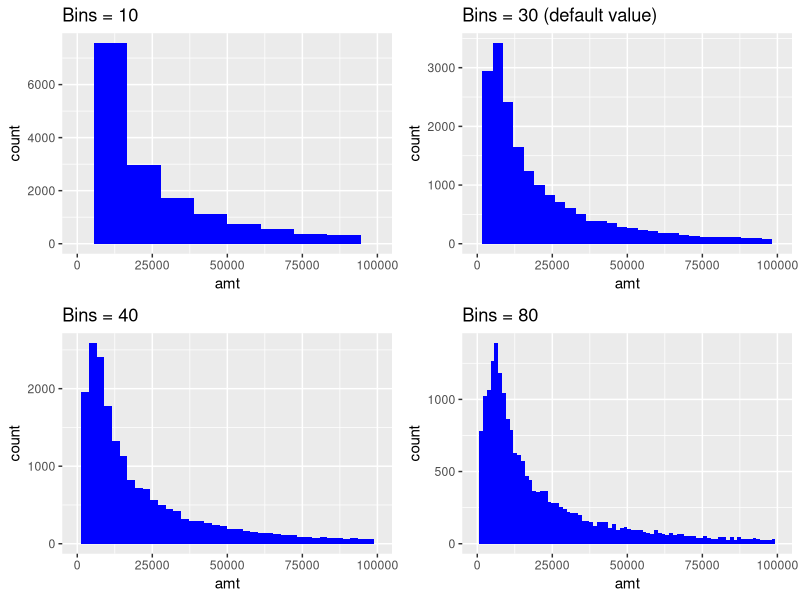
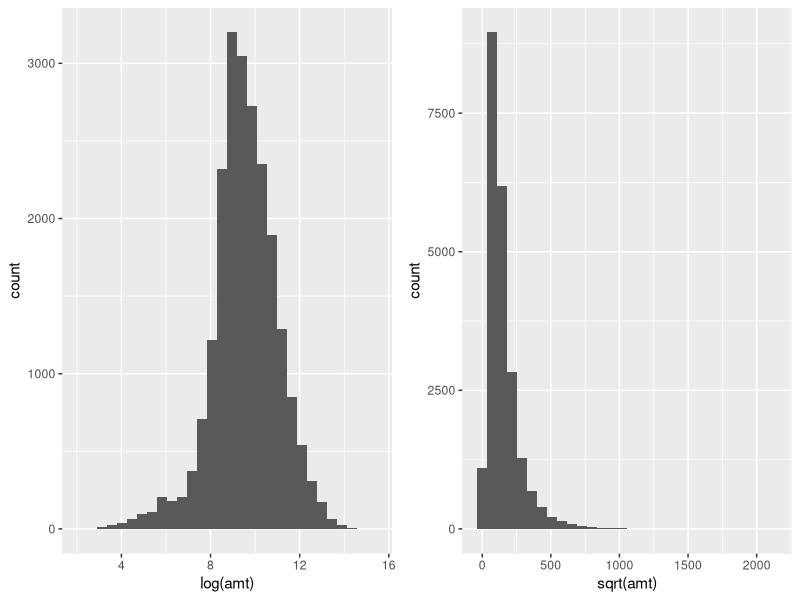
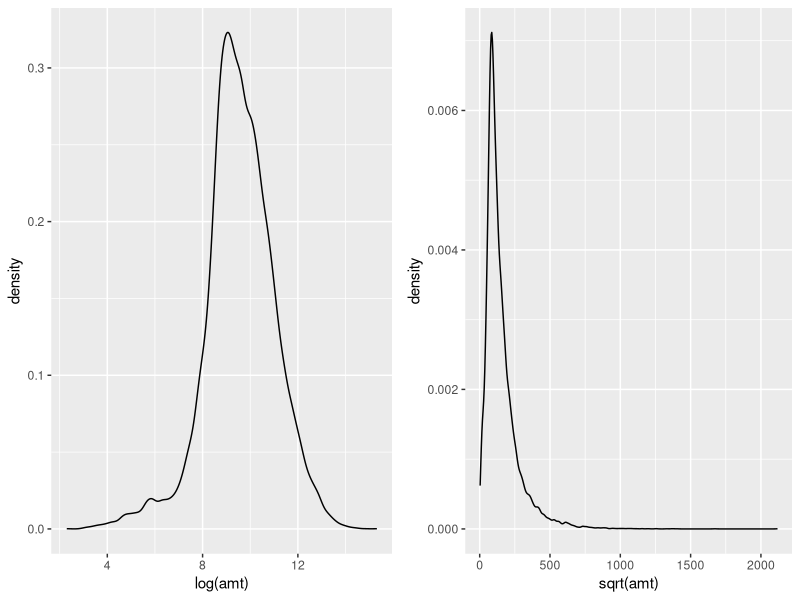
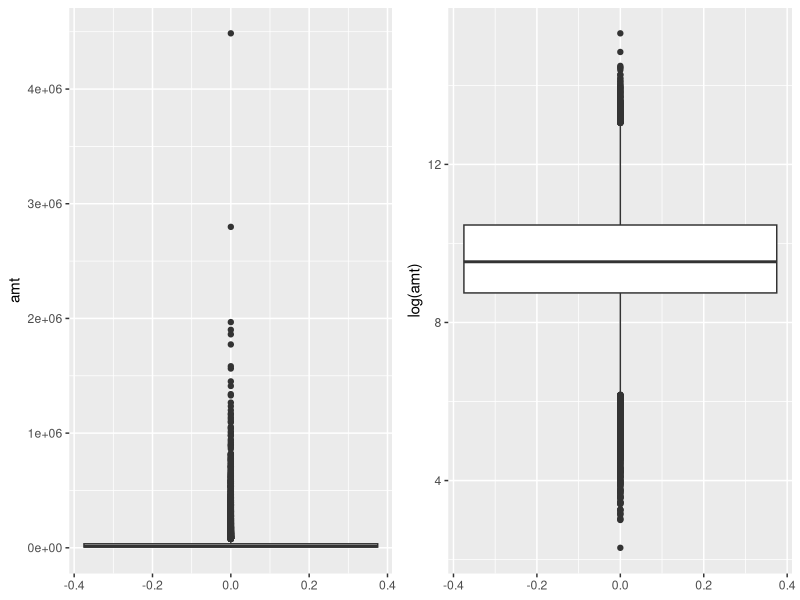
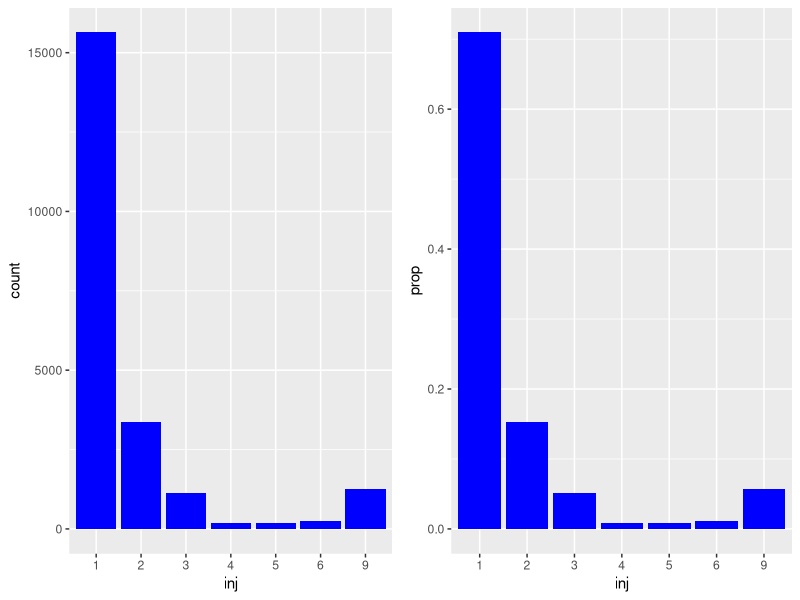
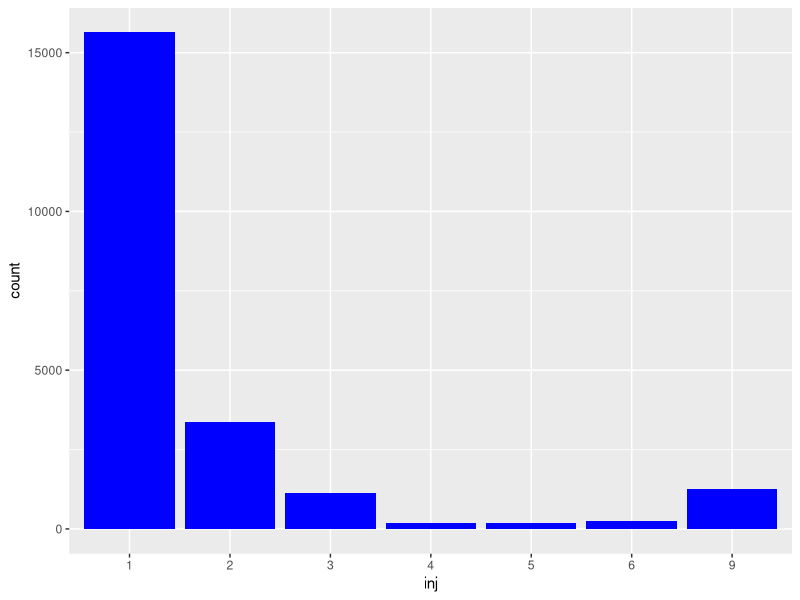
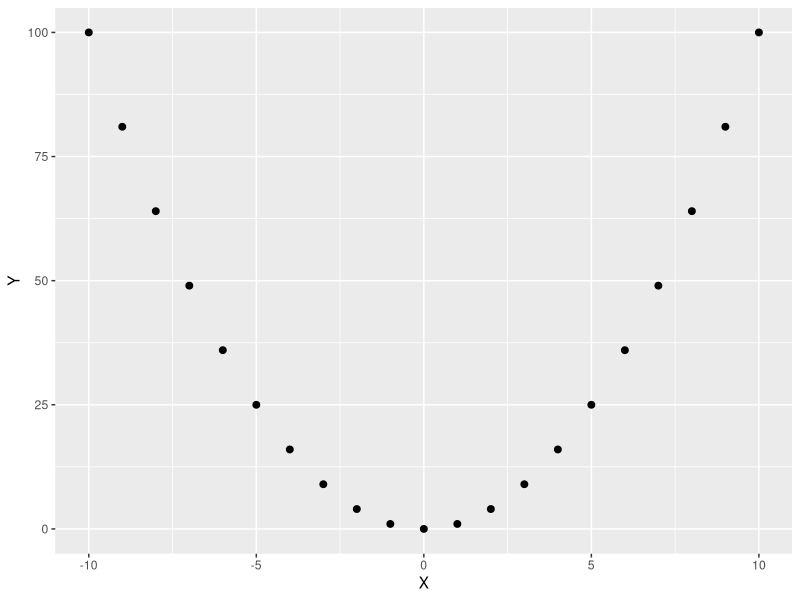
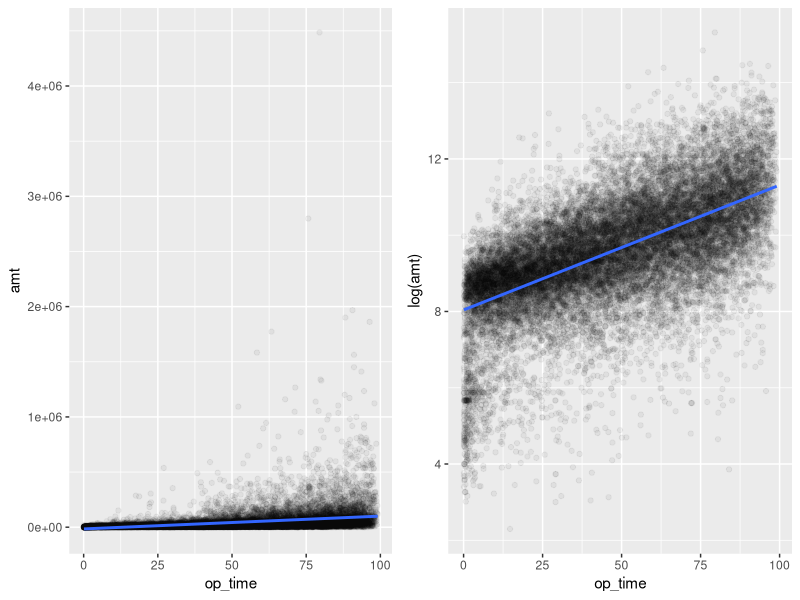

Reproduce these figures in R, in order.
## ---- chunk 1
# CHUNK 1
persinj <- read.csv("persinj.csv")
## ---- chunk 2
# CHUNK 2
summary(persinj$amt)
sd(persinj$amt)
## ---- chunk 3
# CHUNK 3
persinj.0 <- persinj[persinj$legrep == 0, ]
persinj.1 <- persinj[persinj$legrep == 1, ]
summary(persinj.0$amt)
summary(persinj.1$amt)
sd(persinj.0$amt)
sd(persinj.1$amt)
## ---- chunk 4
# CHUNK 4
# Uncomment the next line the first time you use ggplot2
# install.packages("ggplot2")
library(ggplot2)
## ---- chunk 5
# CHUNK 5
library(ggplot2)
p1 <- ggplot(persinj, aes(x = amt)) +
  geom_histogram(bins = 10, fill = "blue") +
  xlim(0, 100000) +
  ggtitle("Bins = 10")
p2 <- ggplot(persinj, aes(x = amt)) +
  geom_histogram(fill = "blue") +
  xlim(0, 100000) +
  ggtitle("Bins = 30 (default value)")
p3 <- ggplot(persinj, aes(x = amt)) +
  geom_histogram(bins = 40, fill = "blue") +
  xlim(0, 100000) +
  ggtitle("Bins = 40")
p4 <- ggplot(persinj, aes(x = amt)) +
  geom_histogram(bins = 80, fill = "blue") +
  xlim(0, 100000) +
  ggtitle("Bins = 80")

# uncomment the next line the first time you use the gridExtra package
# install.packages("gridExtra")
library(gridExtra)
grid.arrange(p1, p2, p3, p4, ncol = 2)
## ---- chunk 6
# CHUNK 6
p1 <- ggplot(persinj, aes(x = log(amt))) +
  geom_histogram()
p2 <- ggplot(persinj, aes(x = sqrt(amt))) +
  geom_histogram()
grid.arrange(p1, p2, ncol = 2)
## ---- chunk 7
# CHUNK 7
p1 <- ggplot(persinj, aes(x = log(amt))) +
  geom_density()
p2 <- ggplot(persinj, aes(x = sqrt(amt))) +
  geom_density()
grid.arrange(p1, p2, ncol = 2)
## ---- chunk 8
# CHUNK 8
p1 <- ggplot(persinj, aes(y = amt)) +
  geom_boxplot()
p2 <- ggplot(persinj, aes(y = log(amt))) +
  geom_boxplot()
grid.arrange(p1, p2, ncol = 2)
## ---- chunk 9
# CHUNK 9
table(persinj$inj)
table(persinj$inj)/nrow(persinj)
## ---- chunk 10
# CHUNK 10
# first convert inj and legrep to factors (original data type is integer)
persinj$inj <- as.factor(persinj$inj)
persinj$legrep <- as.factor(persinj$legrep)

p1 <- ggplot(persinj, aes(x = inj)) +
  geom_bar(fill = "blue")
p2 <- ggplot(persinj, aes(x = inj)) +
  geom_bar(fill = "blue", aes(y = ..prop.., group = 1))
grid.arrange(p1, p2, ncol = 2)
## ---- chunk 11
# CHUNK 11
# Uncomment the next line the first time you use the tidyverse package
# install.packages("tidyverse")

library(tidyverse)
persinj_by_inj <- persinj %>%
  group_by(inj) %>%       # grouped by inj
  summarize(count = n())  # count the no. of observations for each level of inj
persinj_by_inj
## ---- chunk 12
# CHUNK 12
ggplot(persinj_by_inj, aes(x = inj, y = count)) +
  geom_col(fill = "blue")
## ---- chunk 13
# CHUNK 13
cor(persinj$amt, persinj$op_time)
cor(log(persinj$amt), persinj$op_time)
## ---- chunk 14
# CHUNK 14
X <- seq(-10, 10)  # consecutive integers from -10 to 10
Y <- X^2           # the square of X

cor(X, Y)

Df <- data.frame(X = X, Y = Y)
ggplot(Df, aes(x = X, y = Y)) +
  geom_point(size = 2)
## ---- chunk 15
# CHUNK 15
p1 <- ggplot(persinj, aes(x = op_time, y = amt)) +
  geom_point(alpha = 0.05) +
  geom_smooth(method = "lm", se = FALSE)
p2 <- ggplot(persinj, aes(x = op_time, y = log(amt))) +
  geom_point(alpha = 0.05) +
  geom_smooth(method = "lm", se = FALSE)
grid.arrange(p1, p2, ncol = 2)
## ---- chunk 16
# CHUNK 16
ggplot(persinj, aes(x = op_time, y = log(amt), color = legrep)) +
  geom_point(alpha = 0.25) +
  geom_smooth(method = "lm", se = FALSE)
## ---- chunk 17
# CHUNK 17
persinj %>%
  group_by(inj) %>%
  summarize(
    mean = mean(log(amt)),
    median = median(log(amt)),
    n = n()
  )

persinj %>%
  group_by(legrep) %>%
  summarize(
    mean = mean(log(amt)),
    median = median(log(amt)),
    n = n()
  )
## ---- chunk 18
# CHUNK 18
p1 <- ggplot(persinj, aes(x = inj, y = log(amt))) +
  geom_boxplot() +
  labs(title = "Boxplots for log of claim amount split by injury code")
p2 <- ggplot(persinj, aes(x = legrep, y = log(amt))) +
  geom_boxplot() +
  labs(title = "Boxplots for log of claim amount split by legal
representation")
grid.arrange(p1, p2, ncol = 2)
## ---- chunk 19
# CHUNK 19
ggplot(persinj, aes(x = inj, y = log(amt), fill = legrep)) +
  geom_boxplot()
## ---- chunk 20
# CHUNK 20
p1 <- ggplot(persinj, aes(x = log(amt), fill = legrep)) +
  geom_histogram() +
  labs(title = "Stacked histogram")
p2 <- ggplot(persinj, aes(x = log(amt), y = ..density.., fill = legrep)) +
  geom_histogram(position = "dodge") +
  labs(title = "Dodged histogram")
grid.arrange(p1, p2)
## ---- chunk 21
# CHUNK 21
table(persinj$legrep, persinj$inj)
## ---- chunk 22
# CHUNK 22
p1 <- ggplot(persinj, aes(x = inj, fill = legrep)) +
  geom_bar() +
  labs(title = "Stacked bar chart")
p2 <- ggplot(persinj, aes(x = inj, fill = legrep)) +
  geom_bar(position = "dodge") +
  labs(title = "Dodged bar chart")
p3 <- ggplot(persinj, aes(x = inj, fill = legrep)) +
  geom_bar(position = "fill") +
  labs(title = "Filled bar chart", y = "Proportion")
grid.arrange(p1, p2, p3, ncol = 2)
